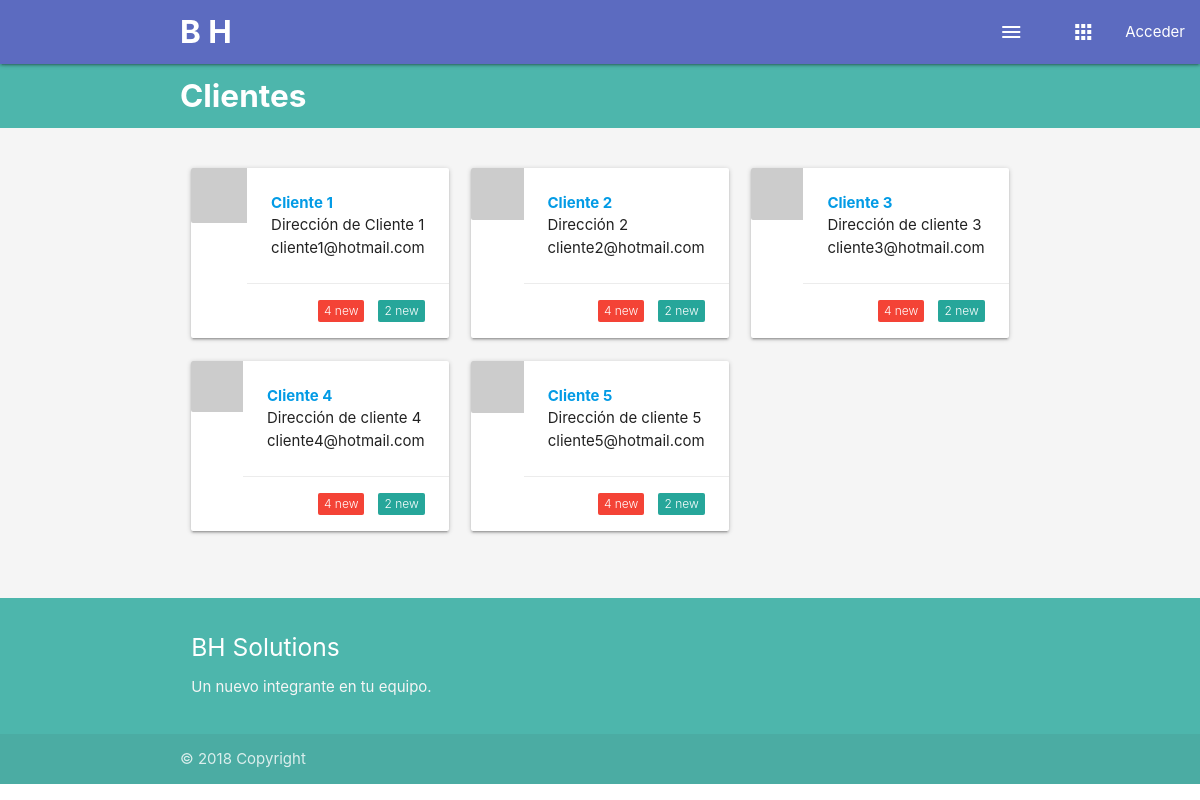
/clients/, run on the app's committed database.
### clients/models.py (models this page shows, shortened)
class Company(models.Model):
    name = models.CharField(verbose_name="Nombre", max_length=200)
    address = models.TextField(verbose_name="Dirección")
    second_adress = models.TextField(verbose_name="Segunda Dirección")
    city = models.CharField(verbose_name="Ciudad", max_length=200)
    rfc = models.CharField(verbose_name="RFC", max_length=13)
    phone = models.CharField(verbose_name="Teléfono", max_length=24)
    mobile = models.CharField(verbose_name="Teléfono Móvil", max_length=24)
    email = models.CharField(verbose_name="Correo Electrónico", max_length=200)
    website = models.CharField(verbose_name="Página Web", max_length=200)
    created = models.DateTimeField(auto_now_add=True, verbose_name="Fecha de creación")
    updated = models.DateTimeField(auto_now=True, verbose_name="Fecha de edición")
    class Meta:
        verbose_name = "compañía"
        verbose_name_plural = "compañías"
        ordering = ['created', 'name']

### clients/views.py (the view)
# urls.py: path('', ClientListView.as_view(), name='list'),
class ClientListView(ListView):
    model = Company
    template_name = 'clients/company_list.html'

### clients/templates/clients/company_list.html
{% extends 'core/base.html' %}{% block footer_color %}teal lighten-2{% endblock %}{% load static %} {% block title %}Inicio{% endblock %} {% block content %}
{% block auxiliar_css %}<link rel="stylesheet" href="{% static 'core/css/clients.css' %}" />{% endblock %}
<nav>
    <div class="nav-wrapper teal lighten-2">
      <div class="container">
        <b href="#" class="brand-logo">Clientes</b>
      </div>
    </div>
 </nav>
    <div id="wrapper">
        <div class="container">
            <div class="row">
                {% for client in company_list %}
                    <div class="col s4">
                        <div class="card horizontal">
                            <div class="card-image">
                                <img src="https://lorempixel.com/output/business-q-c-640-480-4.jpg">
                            </div>
                            <div class="card-stacked">
                                <div class="card-content">
                                    <a href="{% url 'clients:update' client.id %}"><b>{{client.name}}</b></a>
                                    <p>{{client.address}}</p>
                                    <p>{{client.email}}</p>
                                </div>
                                <div class="card-action">
                                    <span class="new badge">2</span>
                                    <span class="new badge red">4</span>
                                </div>
                            </div>
                        </div>
                    </div>
                {% endfor %}
            </div>
        </div>
    </div>
{% endblock %}

### core/static/core/css/main.css (style rules this page uses)
#wrapper { background-color: #f5f5f5; padding-top: 32px; padding-bottom: 32px; }

### core/static/core/css/clients.css (style rules this page uses)
.card-stacked { display: inline-block; }

### data on the page
Company: name "Cliente 1", address "Dirección de Cliente 1", email "cliente1@hotmail.com"
Company: name "Cliente 2", address "Dirección 2", email "cliente2@hotmail.com"
Company: name "Cliente 3", address "Dirección de cliente 3", email "cliente3@hotmail.com"
Company: name "Cliente 4", address "Dirección de cliente 4", email "cliente4@hotmail.com"
Company: name "Cliente 5", address "Dirección de cliente 5", email "cliente5@hotmail.com"
